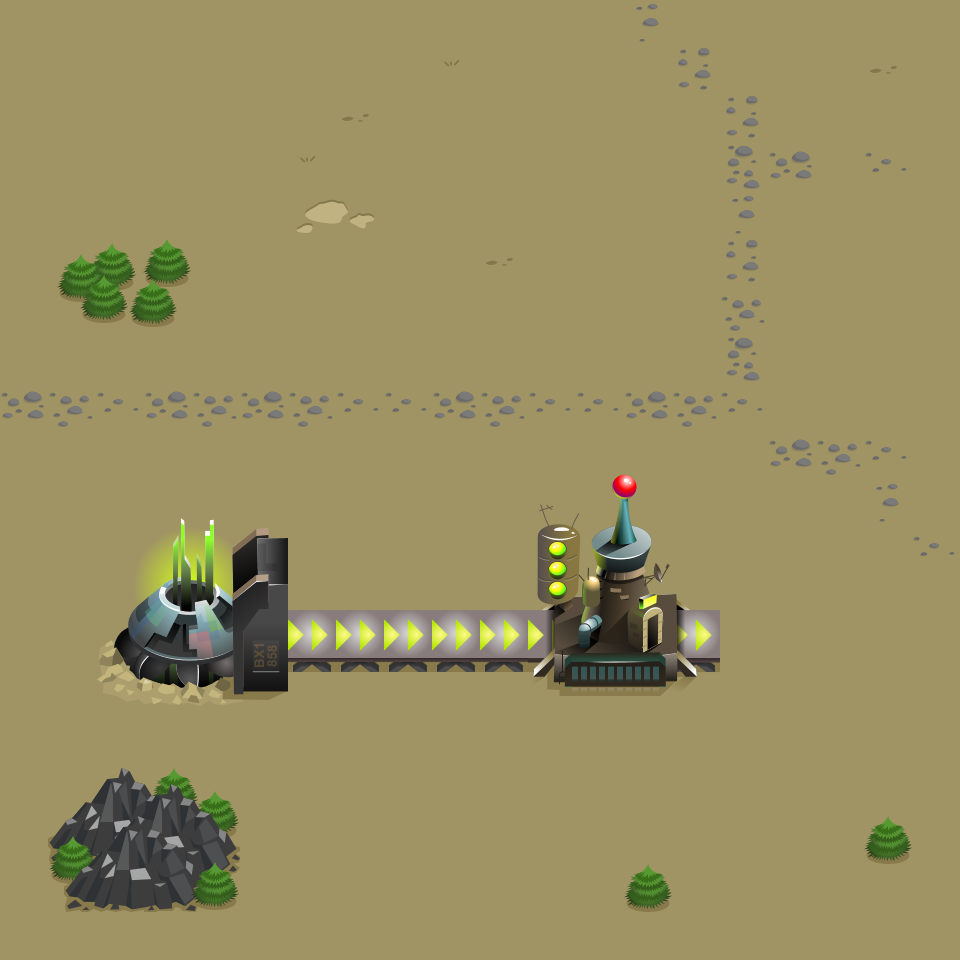

A level layout from a 2D game, rendered from its tile map. Below: a short description, then the map file with tile-grid data replaced by summaries:
An orthogonal 20x20 tile map with 48x48 px tiles, 2 tile layers (BG, FG), 3 hidden layers not drawn, 4 tilesets.

<map version="1.0" orientation="orthogonal" width="20" height="20" tilewidth="48" tileheight="48">
 <tileset firstgid="1" name="BG" tilewidth="48" tileheight="62">
  <image source="BG.png" width="512" height="512" />
 </tileset>
 <tileset firstgid="81" name="Buildings" tilewidth="192" tileheight="288">
  <tileoffset x="0" y="-14" />
  <image source="Buildings.png" width="1024" height="512" />
 </tileset>
 <tileset firstgid="86" name="Info" tilewidth="48" tileheight="48">
  <image source="Info.png" width="256" height="256" />
  <tile id="0">
   <properties>
    <property name="Components" value="AAA" />
   </properties>
  </tile>
  <tile id="1">
   <properties>
    <property name="Components" value="BBB" />
   </properties>
  </tile>
  <tile id="2">
   <properties>
    <property name="Components" value="CCC" />
   </properties>
  </tile>
  <tile id="3">
   <properties>
    <property name="Components" value="DDD" />
   </properties>
  </tile>
 </tileset>
 <tileset firstgid="111" name="BuildingInfo" tilewidth="48" tileheight="48">
  <image source="BuildingInfo.png" width="128" height="128" />
 </tileset>
 <layer name="BG" width="20" height="20">
  <data>[400 cells, 400 non-empty, 31 distinct tile ids]</data>
 </layer>
 <layer name="FG" width="20" height="20">
  <data>[400 cells, 2 non-empty, 2 distinct tile ids]</data>
 </layer>
 <layer name="Mines" width="20" height="20" visible="0">
  <data>[400 cells, 1 non-empty, 1 distinct tile ids]</data>
 </layer>
 <layer name="Collisions" width="20" height="20" visible="0" opacity="0.59">
  <data>[400 cells, 20 non-empty, 1 distinct tile ids]</data>
 </layer>
 <layer name="Regions" width="20" height="20" visible="0" opacity="0.34">
  <data>[400 cells, 400 non-empty, 4 distinct tile ids]</data>
 </layer>
</map>